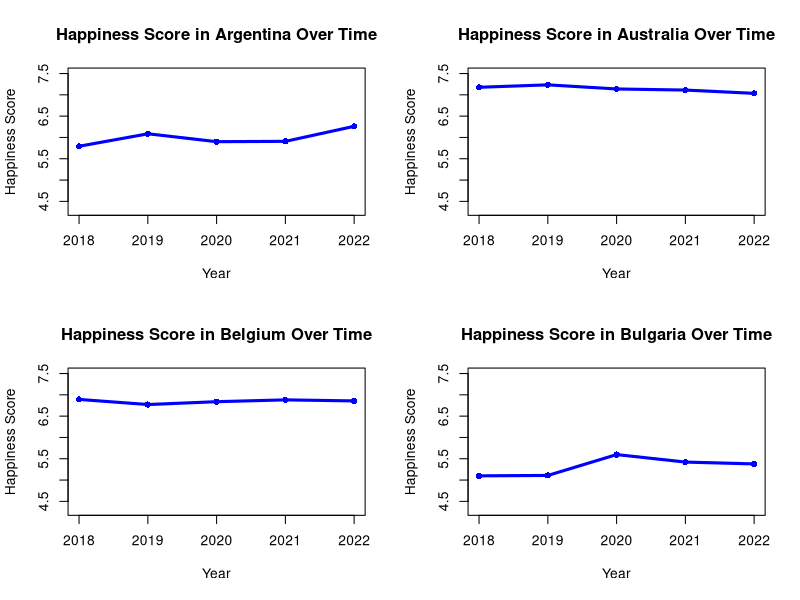
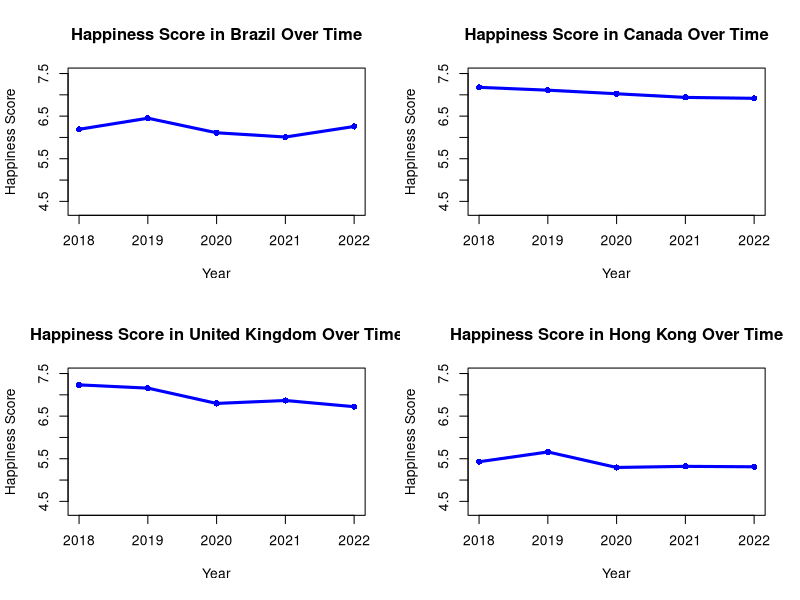
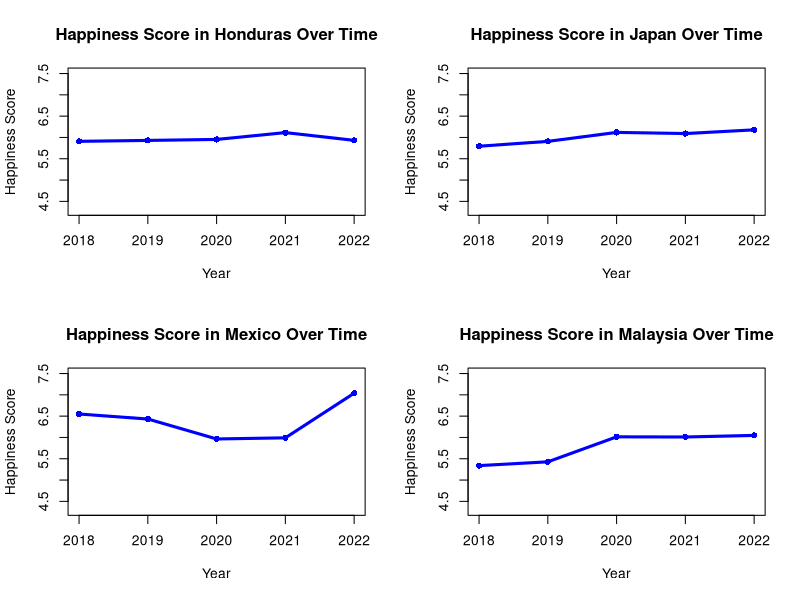
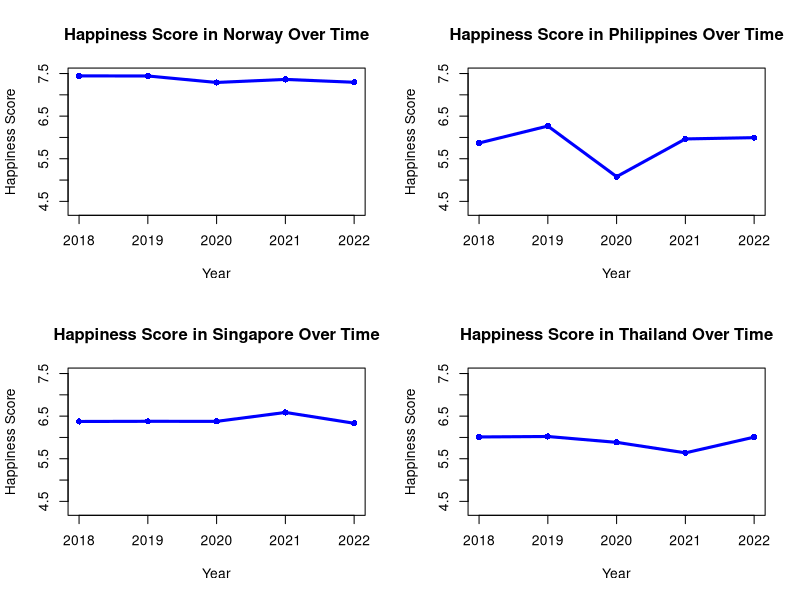
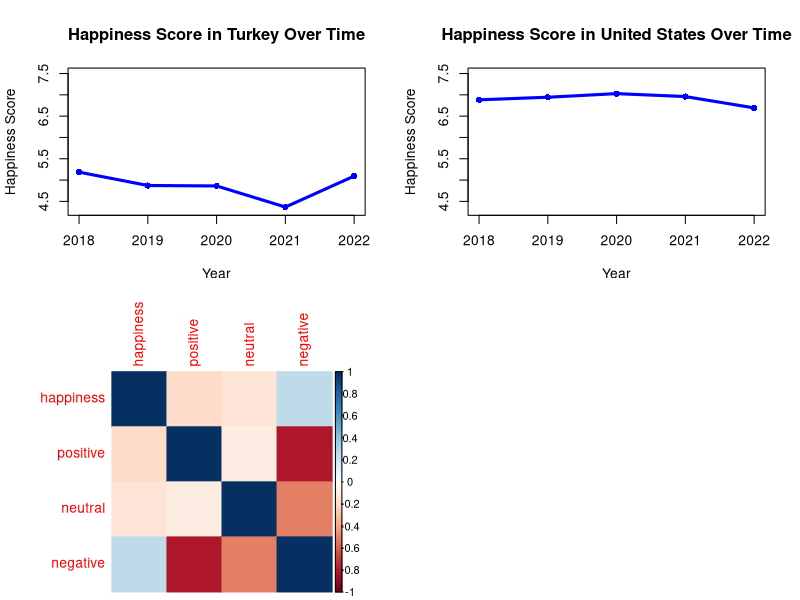
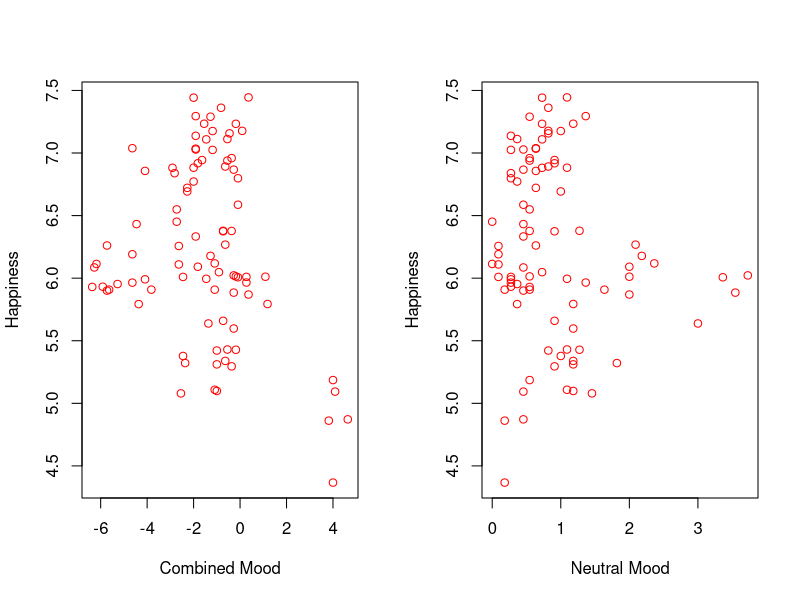
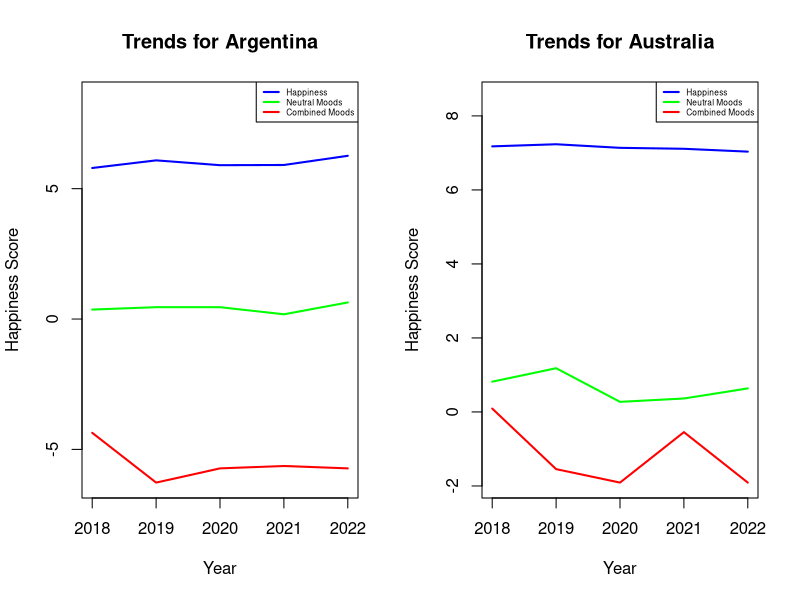
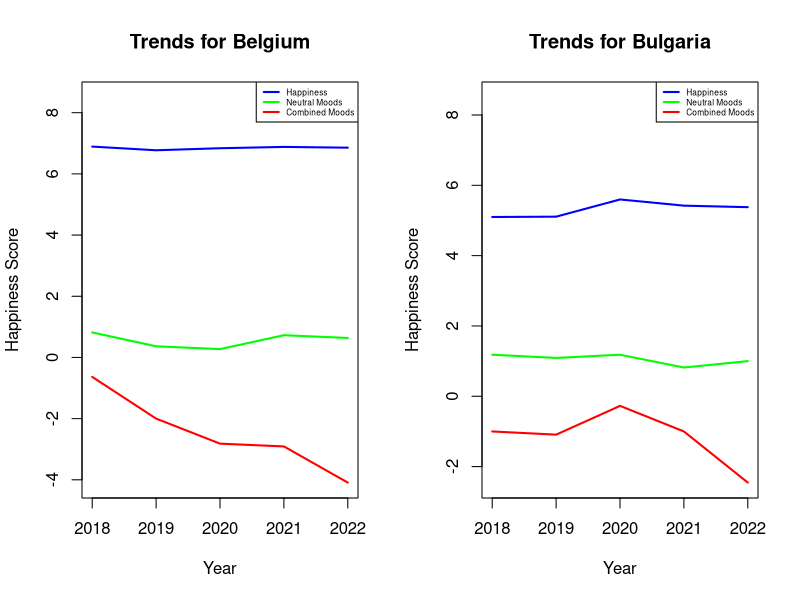

The R source for these figures, in order:
## ---- chunk 1
df <- read.csv("happiness_w_mood_R/happiness_w_mood_R.csv")
df$developed_country = as.logical(df$developed_country)
df[is.na(df)] <- 0
## ---- chunk 2
summary(df)

par(mfrow = c(2, 2))
plot_happiness <- function(data, country_name) {
  country_data <- data[data$country == country_name, ]
  # output as individual plots
  #png(paste("plots/Happiness Score in", country_name, "Over Time.png"), width = 600, height = 400)
  plot(
    country_data$year, 
    country_data$happiness, 
    type = "l", # Line plot
    main = paste("Happiness Score in", country_name, "Over Time"), 
    xlab = "Year", 
    ylab = "Happiness Score",
    col = "blue",
    lwd = 3,
    ylim = c(4.3, 7.5)
  )
  
  points(country_data$year, country_data$happiness, col = "blue", pch = 16)
  #dev.off()
}

for (c in unique(df$country)){
  plot_happiness(df, c)
}


# Rescale
# multiply by 10 to match the scale of the happiness score
df$positive <- df$positive / 110 * 10
df$neutral <- df$neutral / 110 * 10
df$negative <- df$negative / 110 * 10
## ---- chunk 3
# Correlation matrix
cor_data <- df[, c("happiness", "positive", "neutral", "negative")]
cor_matrix <- cor(cor_data)
print(cor_matrix)

library(ggplot2)
library(corrplot)
#png("plots/complete_corr_heat.png", width = 600, height = 400)
corrplot(cor_matrix, method = "color")
#dev.off()
## ---- chunk 4
# higher value of comb means more positive songs were listened
df$comb <- df$positive - df$negative


# re-examine correlation 
cor_data <- df[, c("happiness", "neutral", "comb")]
cor_matrix <- cor(cor_data)
print(cor_matrix)
## ---- chunk 5
par(mfrow = c(1, 2))

plot(df$comb, df$happiness, 
     xlab = "Combined Mood",
     ylab = "Happiness",
     col = "red")

plot(df$neutral, df$happiness, 
     xlab = "Neutral Mood",
     ylab = "Happiness",
     col = "red")
## ---- chunk 6
par(mfrow = c(1,2))

plot_country_trends <- function(data) {
  countries <- unique(data$country)

  for (country in countries) {
    country_data <- data[data$country == country, ]
    
    plot(
      country_data$year, 
      country_data$happiness, 
      type = "l", 
      main = paste("Trends for", country),
      xlab = "Year", 
      ylab = "Happiness Score", 
      col = "blue", 
      ylim = c(min(c(country_data$comb, country_data$neutral))
               , 8.5),
      lwd = 2
    )
    
    lines(country_data$year, country_data$neutral, col = "green", lwd = 2)
    lines(country_data$year, country_data$comb, col = "red", lwd = 2)
    
    legend(
      "topright", 
      legend = c("Happiness", "Neutral Moods", "Combined Moods"), 
      col = c("blue", "green", "red"), 
      lty = 1, 
      lwd = 2,
      cex = 0.5
    )
  }
}

plot_country_trends(df)
## ---- chunk 7
m0 <- lm(happiness ~  comb + neutral, data = df)
summary(m0)
## ---- chunk 8
boxplot(happiness~developed_country, main = "All Countries", col = c("pink", "lightblue"),
        data = df, xlab = "developed or not")
## ---- chunk 9
fit0 <- lm(happiness ~ developed_country, data = df)
summary(fit0)
## ---- chunk 10
m1 <- lm(happiness ~ comb*developed_country +
           neutral*developed_country,
         data = df)
summary(m1)
## ---- chunk 11
anova(m0, m1)
## ---- chunk 12
# higher value of in_one means people tend to listen to more positive songs
# lower value of in_one means people tend to listen to more negative songs
# 0.5 is a random weight
df$in_one <- df$positive - df$negative + 0.5 * df$neutral

# the final model
m3 <- lm(happiness ~ in_one*developed_country, data = df)
summary(m3)
plot(happiness ~ in_one, main = "Happiness Score vs Song Sentiment",
     xlab = "song sentiment", ylab = "happiness score",
     data = df[df$developed_country == TRUE,], col = "firebrick",
     ylim = c(4, 8), xlim = c(min(df$in_one), max(df$in_one)))
points(happiness ~ in_one, data = df[df$developed_country == FALSE,],
       col = "steelblue")
legend("topright", c("developed countries", "developing countries"), cex = 0.7,
       col = c("firebrick", "steelblue"), pch = 1)
coefs_hat <- coefficients(m3)
abline(coefs_hat[1], coefs_hat[2], lty = 1, lwd = 2)
abline(coefs_hat[1]+coefs_hat[3], coefs_hat[2]+coefs_hat[4], lty = 2, lwd = 2)
## ---- chunk 13
# General correlation 
cor_data <- df[, c("happiness", "in_one")]
cor_matrix <- cor(cor_data)
print(cor_matrix)
#png("plots/all_corr_heat.png", width = 600, height = 400)
corrplot(cor_matrix, method = "color")
#dev.off()
## ---- chunk 14
# for developed countries
developed_df <- df[df$developed_country == TRUE, ]
cor_data <- developed_df[, c("happiness", "in_one")]
cor_matrix <- cor(cor_data)
print(cor_matrix)
#png("plots/developed_corr_heat.png", width = 600, height = 400)
corrplot(cor_matrix, method = "color")
#dev.off()
## ---- chunk 15
# for developing countries
developing_df <- df[df$developed_country == FALSE, ]
cor_data <- developing_df[, c("happiness", "in_one")]
cor_matrix <- cor(cor_data)
print(cor_matrix)
#png("plots/developing_corr_heat.png", width = 600, height = 400)
corrplot(cor_matrix, method = "color")
#dev.off()
## ---- chunk 16
par(mfrow = c(2,2))
plot_country_trends <- function(data) {
  countries <- unique(data$country)

  for (country in countries) {
    country_data <- data[data$country == country, ]
    # output the happiness and mood over time plots as individual files
    #png(paste("plots/Trends for", country, ".png"), width = 800, height = 600)
    plot(
      country_data$year, 
      country_data$happiness, 
      type = "l", 
      main = paste("Trends for", country),
      xlab = "Year", 
      ylab = "Happiness Score", 
      col = "blue", 
      ylim = c(min(c(country_data$comb, country_data$neutral))
               , 8.5),
      lwd = 3
    )
    lines(country_data$year, country_data$in_one, col = "red", lwd = 2)
    legend(
      "topright", 
      legend = c("Happiness", "Combined Moods (all 3)"), 
      col = c("blue", "red"), 
      lty = 1, 
      lwd = 2,
      cex = 0.5
    )
    #dev.off()
  }
}

plot_country_trends(df)
## ---- chunk 17
write.csv(df, "df_used_in_R.csv", row.names = FALSE)
